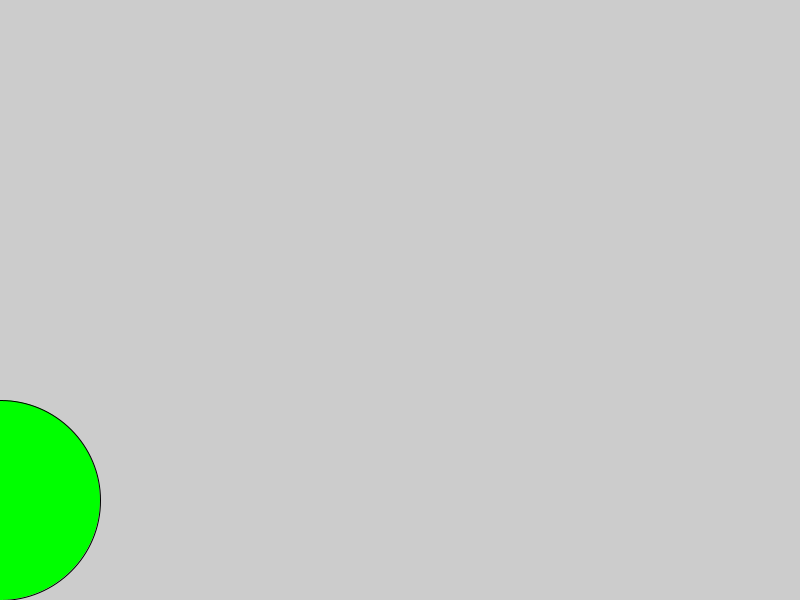
Frame 1 (no input)
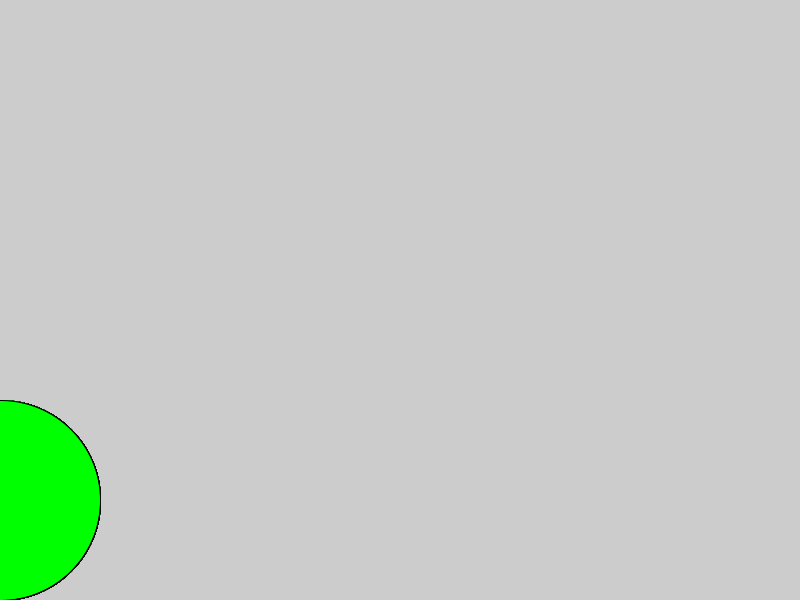
Frame 60 (the mouse pressed at the canvas centre just before this capture)
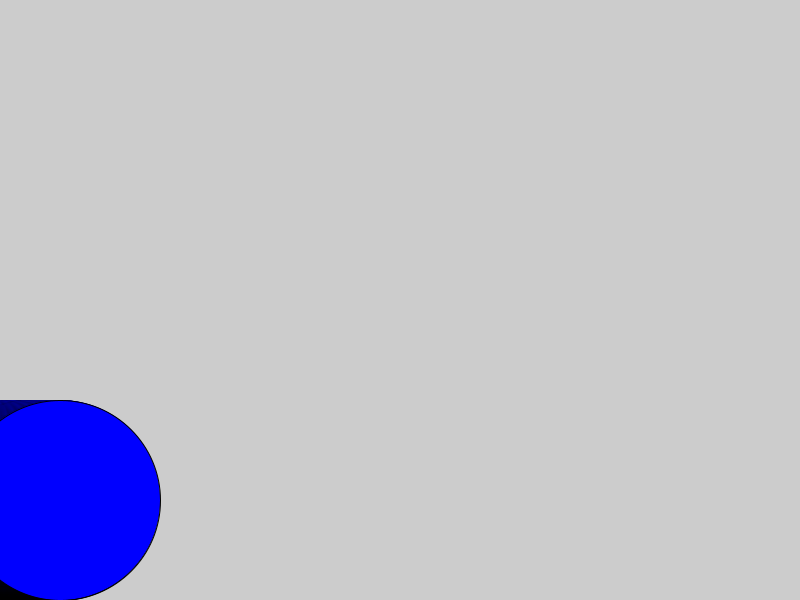
Frame 120 (the mouse held since frame 60 and released just before this capture)

The Processing sketch that drew these frames (run headless with seeded random() and noise(); from frame 60 on, the mouse is pressed at the canvas centre):

// Processing sketch: LogicalDotMouseTrail
// ── LogicalDotMouseTrail.pde
int x=0;
void setup(){
  size(800,600);
}
void draw(){
  if(mousePressed){
  fill(0,0,255);
  x++;
  }
  else{
    fill(0,255,0);
  }
  ellipse(x,500,200,200);
}

  
